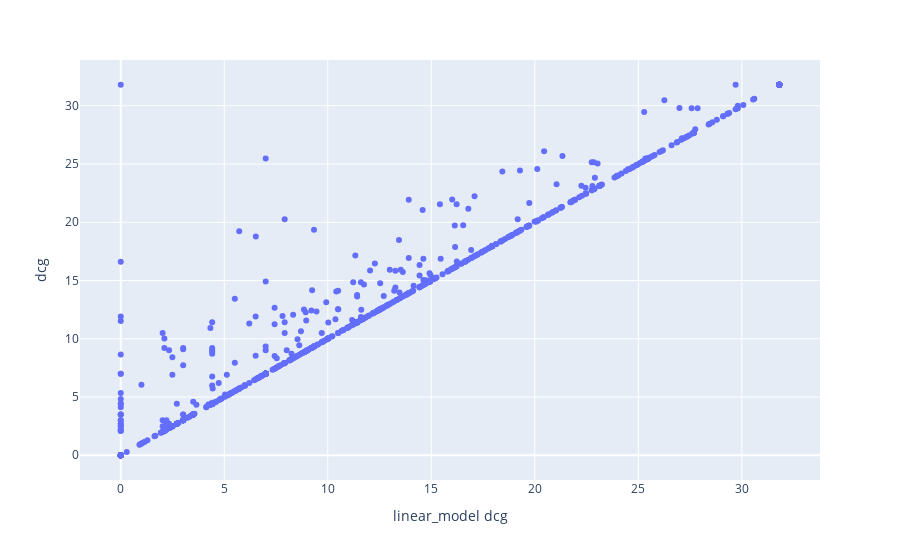

Notebook cell for this chart:
### Code cell
px.scatter(
    df_metrics_merged,
    x="linear_model dcg",
    y="dcg",
    hover_data=df_metrics_merged.columns,
)

### Figure 1 — Plotly figure (JSON) as saved in the notebook; plotly's stock layout.template omitted (floating-point values rounded to 4 significant figures; data arrays with more than 128 entries replaced by an {"elided": "..."} marker saying what was removed)
{"data": [{"customdata": {"elided": "1000x11 mixed values"}, "hovertemplate": "linear_model dcg=%{x}<br>dcg=%{y}<br>query=%{customdata[0]}<br>linear_model ndcg=%{customdata[1]}<br>linear_model prec@10=%{customdata[2]}<br>linear_model ratio_of_ratings=%{customdata[3]}<br>random_forest dcg=%{customdata[4]}<br>random_forest ndcg=%{customdata[5]}<br>random_forest prec@10=%{customdata[6]}<br>random_forest ratio_of_ratings=%{customdata[7]}<br>ndcg=%{customdata[8]}<br>prec@10=%{customdata[9]}<br>ratio_of_ratings=%{customdata[10]}<extra></extra>", "legendgroup": "", "marker": {"color": "#636efa", "symbol": "circle"}, "mode": "markers", "name": "", "orientation": "v", "showlegend": false, "type": "scatter", "x": {"elided": "1000 float values"}, "xaxis": "x", "y": {"elided": "1000 float values"}, "yaxis": "y"}], "layout": {"autosize": true, "legend": {"tracegroupgap": 0}, "margin": {"t": 60}, "xaxis": {"anchor": "y", "autorange": true, "domain": [0, 1], "range": [-1.927, 33.73], "title": {"text": "linear_model dcg"}, "type": "linear"}, "yaxis": {"anchor": "x", "autorange": true, "domain": [0, 1], "range": [-2.463, 34.27], "title": {"text": "dcg"}, "type": "linear"}}}
